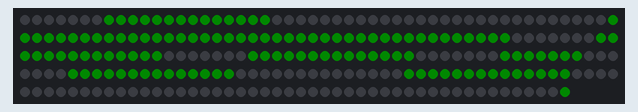
A sketch run on a simulated ESP8266 (NodeMCU). Parts: 246 RGB LEDs in strip order, left to right, continuing on the next row. Dim RGB values are drawn brighter than linear; WiFi joins after 1.5 s; servers stay silent unless stated; the local clock reads 2024-03-15 10:24:30 at power-on unless the sketch sets it; random numbers use the default seed unless the sketch sets one; what the sketch prints to the serial monitor is not drawn.

Above: at 2.6 s.

The sketch:

timerclocks.ino
```cpp
/*

 Udp NTP Client

 Get the time from a Network Time Protocol (NTP) time server
 Demonstrates use of UDP sendPacket and ReceivePacket
 For more on NTP time servers and the messages needed to communicate with them,
 see http://en.wikipedia.org/wiki/Network_Time_Protocol

 created 4 Sep 2010
 by Michael Margolis
 modified 9 Apr 2012
 by Tom Igoe
 updated for the ESP8266 12 Apr 2015
 by Ivan Grokhotkov
 modified 11 Aug 2016
 by Jon Neal
 Added time keeping libraries

 This code is in the public domain.

 */

#include <ESP8266WiFi.h>
#include <WiFiUdp.h>

#include <Time.h> // https://github.com/PaulStoffregen/Time
#include <Timezone.h> // https://github.com/JChristensen/Timezone

#include <Adafruit_NeoPixel.h>

#include "display.h"

char ssid[] = "hive13int";  //  your network SSID (name)
char pass[] = "hive13int";       // your network password


unsigned int localPort = 2390;      // local port to listen for UDP packets

/* Don't hardwire the IP address or we won't get the benefits of the pool.
 *  Lookup the IP address for the host name instead */
//IPAddress timeServer(129, 6, 15, 28); // time.nist.gov NTP server
IPAddress timeServerIP; // time.nist.gov NTP server address
const char* ntpServerName = "time.nist.gov";

const int NTP_PACKET_SIZE = 48; // NTP time stamp is in the first 48 bytes of the message

byte packetBuffer[ NTP_PACKET_SIZE]; //buffer to hold incoming and outgoing packets

// A UDP instance to let us send and receive packets over UDP
WiFiUDP udp;

time_t eastern, utc;
TimeChangeRule usEDT = {"EDT", Second, Sun, Mar, 2, -240};  //UTC - 4 hours
TimeChangeRule usEST = {"EST", First, Sun, Nov, 2, -300};   //UTC - 5 hours
Timezone usEastern(usEDT, usEST);

void setup()
{
  Serial.begin(115200);
  Serial.println("test");
  Serial.println();

  DisplayStart();


  // We start by connecting to a WiFi network
  Serial.print("Connecting to ");
  Serial.println(ssid);
  WiFi.begin(ssid, pass);

  while (WiFi.status() != WL_CONNECTED) {
    delay(500);
    Serial.print(".");
  }
  Serial.println("");

  Serial.println("WiFi connected");
  Serial.println("IP address: ");
  Serial.println(WiFi.localIP());

  Serial.println("Starting UDP");
  udp.begin(localPort);
  Serial.print("Local port: ");
  Serial.println(udp.localPort());

  setSyncProvider(ntpUpdateTime);
  // resync the time every five minutes
  setSyncInterval(300);
}

void loop()
{
  uint32_t the_time;
  uint32_t currentColor;
  utc = now();    //current time from the Time Library
  eastern = usEastern.toLocal(utc);
  // print the date
    Serial.print(year());
    Serial.print("/");
    Serial.print(month());
    Serial.print("/");
    Serial.print(day(eastern));
    // print the hour, minute and second:
    Serial.print(" ");       // UTC is the time at Greenwich Meridian (GMT)
    Serial.print(hour(eastern)); // print the hour (86400 equals secs per day)
    Serial.print(':');
    if(minute() < 10)
      Serial.print("0");
    Serial.print(minute()); // print the minute (3600 equals secs per minute)
    Serial.print(':');
    if(second() < 10)
      Serial.print("0");
    Serial.println(second()); // print the second

  // adjust the color of the color according to quiet hours
  the_time = minute(eastern) + 100 * hour(eastern);
  if(the_time >= 2230 || the_time <= 730) {
    currentColor = Color(255, 0, 0);
  } else if(the_time >= 2200 && the_time < 2230) {
    currentColor = Color(255, 255, 0);
  } else {
    currentColor = Color(0, 255, 0);
  }

  if(random(0, 250) < 15) {
    DisplaySubliminalMessage(currentColor);
    ShowPixels();
    delay(500);
  }

  ClearStrip();
  DisplayHour(hourFormat12(eastern), currentColor);
  DisplayMinutes(minute(eastern), currentColor);
  ShowPixels();
  // wait before asking for the time again
  delay(30000);
}

// send an NTP request to the time server at the given address
unsigned long sendNTPpacket(IPAddress& address)
{
  Serial.println("sending NTP packet...");
  // set all bytes in the buffer to 0
  memset(packetBuffer, 0, NTP_PACKET_SIZE);
  // Initialize values needed to form NTP request
  // (see URL above for details on the packets)
  packetBuffer[0] = 0b11100011;   // LI, Version, Mode
  packetBuffer[1] = 0;     // Stratum, or type of clock
  packetBuffer[2] = 6;     // Polling Interval
  packetBuffer[3] = 0xEC;  // Peer Clock Precision
  // 8 bytes of zero for Root Delay & Root Dispersion
  packetBuffer[12]  = 49;
  packetBuffer[13]  = 0x4E;
  packetBuffer[14]  = 49;
  packetBuffer[15]  = 52;

  // all NTP fields have been given values, now
  // you can send a packet requesting a timestamp:
  udp.beginPacket(address, 123); //NTP requests are to port 123
  udp.write(packetBuffer, NTP_PACKET_SIZE);
  udp.endPacket();
}

time_t ntpUpdateTime()
{
  time_t ntpTime = 0;

  Serial.println("NTP update");

  //get a random server from the pool
  WiFi.hostByName(ntpServerName, timeServerIP);

  sendNTPpacket(timeServerIP); // send an NTP packet to a time server
  // wait to see if a reply is available
  delay(1000);

  int cb = udp.parsePacket();
  if (!cb)
    return ntpTime;

  // We've received a packet, read the data from it
  udp.read(packetBuffer, NTP_PACKET_SIZE); // read the packet into the buffer

  //the timestamp starts at byte 40 of the received packet and is four bytes,
  // or two words, long. First, esxtract the two words:

  unsigned long highWord = word(packetBuffer[40], packetBuffer[41]);
  unsigned long lowWord = word(packetBuffer[42], packetBuffer[43]);
  // combine the four bytes (two words) into a long integer
  // this is NTP time (seconds since Jan 1 1900):
  unsigned long secsSince1900 = highWord << 16 | lowWord;


  // now convert NTP time into unix epoch:
  // Unix time starts on Jan 1 1970. In seconds, that's 2208988800:
  const unsigned long seventyYears = 2208988800UL;
  // subtract seventy years:
  ntpTime = secsSince1900 - seventyYears;

  // return Unix time:
  return ntpTime;
}
```

display.cpp
```cpp
#include <Adafruit_NeoPixel.h>

#include "display.h"

static byte displayDigits[] = {
  191, /* 0 [00111111]  Painting numbers, with numbers.  */
  6,   /* 1 [00000110]                                   */
  91,  /* 2 [01011011]    1                              */
  79,  /* 3 [01001111]  6   2                            */
  102, /* 4 [01100110]    7                              */
  109, /* 5 [01101101]  5   3                            */
  253, /* 6 [01111101]    4                              */
  7,   /* 7 [00000111]                                   */
  255, /* 8 [01111111]                                   */
  239, /* 9 [01101111]                                   */
  119, /* A [01110111]                                   */
  140, /* b [01111100]                                   */
  88,  /* c [01011000]                                   */
  94,  /* d [01011110]                                   */
  121, /* E [01111001]                                   */
  113, /* F [01110001]                                   */
  84,  /* n [01010100] 16                                */
  119, /* A [01110111]                                   */
  121, /* E [01111001]  E is double defined              */
  56,  /* L [00111000]                                   */
  57,  /* C [00111001]                                   */
};


void DisplayStart(void) {
	pixels.setBrightness(10);
	pixels.begin();
}

uint32_t Color(uint8_t r, uint8_t g, uint8_t b) {
	return pixels.Color(r, g, b);
}


// place starts from zero for the farthest right digit
void DisplaySubliminalMessage(uint32_t color) {
  pixels.clear();
  for( int currentLetter = 0; currentLetter < 6; currentLetter++) {
    for( int seg=0; seg < NUMSEGMENTS; seg++ ) {
      if( displayDigits[currentLetter + 16] & (1 << seg) ) {
        for( int segLed=0; segLed < LEDSPERSEGMENT; segLed++ ) {
          pixels.setPixelColor( (NUMPIXELS - LEDSPERDIGIT) - LEDSPERDIGIT*currentLetter + LEDSPERSEGMENT*seg + segLed - 1, color );
        }
      }
    }
  }

  //pixels.show(); // This sends the updated pixel color to the hardware.
}

// place starts from zero for the farthest right digit
void DisplayDigit(uint8_t number, uint8_t place, uint32_t color) {
  for( int seg=0; seg < NUMSEGMENTS; seg++ ) {
    if( displayDigits[number] & (1 << seg) ) {
      for( int segLed=0; segLed < LEDSPERSEGMENT; segLed++ ) {
        pixels.setPixelColor( (NUMPIXELS - LEDSPERDIGIT) - LEDSPERDIGIT*place + LEDSPERSEGMENT*seg + segLed - 1, color );
      }
    }
  }

  //pixels.show(); // This sends the updated pixel color to the hardware.
}


void DisplayHour(uint8_t hour, uint32_t color) {
  DisplayDigit(hour%10, 3, color);
  if(hour/10 > 0)
    DisplayDigit(hour/10, 4, color);
}

void DisplayMinutes(uint8_t minutes, uint32_t color) {
  DisplayDigit(minutes%10, 1, color);
  DisplayDigit(minutes/10, 2, color);
  pixels.setPixelColor(NUMPIXELS-1, color);
}


void DisplayNumber(uint32_t number, uint32_t color, unsigned char show_dot) {
  uint32_t currentNumber = 0;

  /* int number = a number from 0-99999 */
  if(number < 0 || number > MAXDISPLAYVAL) {
    return;
  }

  pixels.clear();

  currentNumber = number % 10;
  for(uint32_t currentPlace = 0; number > 0; number /= 10, currentNumber = number % 10, ++currentPlace)
  {
    DisplayDigit( currentNumber, currentPlace, pixels.Color(255, 0, 0) );
  }

}

void ClearStrip() {
  for(uint16_t i=0; i<pixels.numPixels(); i++) {
      pixels.setPixelColor(i, pixels.Color(0,0,0));
  }
  //pixels.show();
}

void ShowPixels() {
  pixels.show();
}

void DisplayDashes(uint32_t color) {
  pixels.clear();
  int led = 0;
  for(int disp = 0; disp < NUMDISPLAYS; disp++){
    for(int seg=0; seg < NUMSEGMENTS; seg++) {
      if(6 == seg) {
        for(int segLed=0; segLed < LEDSPERSEGMENT; segLed++) {
          pixels.setPixelColor(led++, color);
        }
      }
      else
      {
        led += NUMSEGMENTS;
      }
    }
  }

  //pixels.show(); // This sends the updated pixel color to the hardware.
}
```

display.h
```cpp
#ifndef __DISPLAY_H
#define __DISPLAY_H

// Which pin on the ESP is connected to the NeoPixels?
#define PIN            D1

// How many NeoPixels are attached to the ESP?
#define NUMDISPLAYS    5
#define MAXDISPLAYVAL  99999
#define NUMSEGMENTS    7
#define LEDSPERSEGMENT 7
#define LEDSPERDIGIT   (NUMSEGMENTS * LEDSPERSEGMENT)
#define NUMPIXELS      (NUMDISPLAYS * LEDSPERDIGIT + 1)

#ifdef __cplusplus
extern "C" {
#endif

void DisplayStart(void);
void DisplaySubliminalMessage(uint32_t color);
void DisplayDigit(uint8_t number, uint8_t place, uint32_t color);
void DisplayHour(uint8_t hour, uint32_t color);
void DisplayMinutes(uint8_t minutes, uint32_t color);
void DisplayNumber(uint32_t number, uint32_t color, unsigned char show_dot);
void ClearStrip();
void ShowPixels();
void DisplayDashes(uint32_t color);
uint32_t Color(uint8_t r, uint8_t g, uint8_t b);

static Adafruit_NeoPixel pixels = Adafruit_NeoPixel(NUMPIXELS, PIN, NEO_GRB + NEO_KHZ800);

#ifdef __cplusplus
}
#endif

#endif /* __DISPLAY_H */
```
